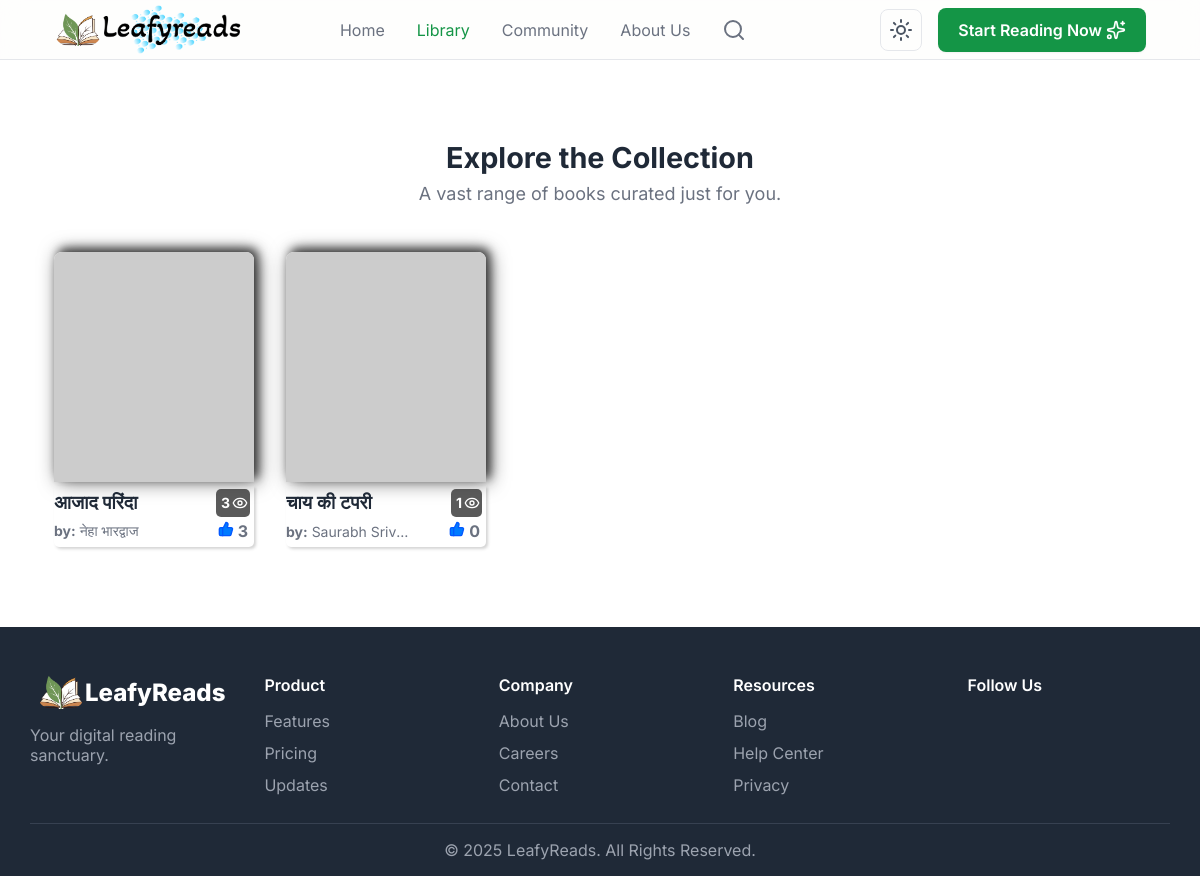
/book/library/, run on an earlier commit of the app's database.
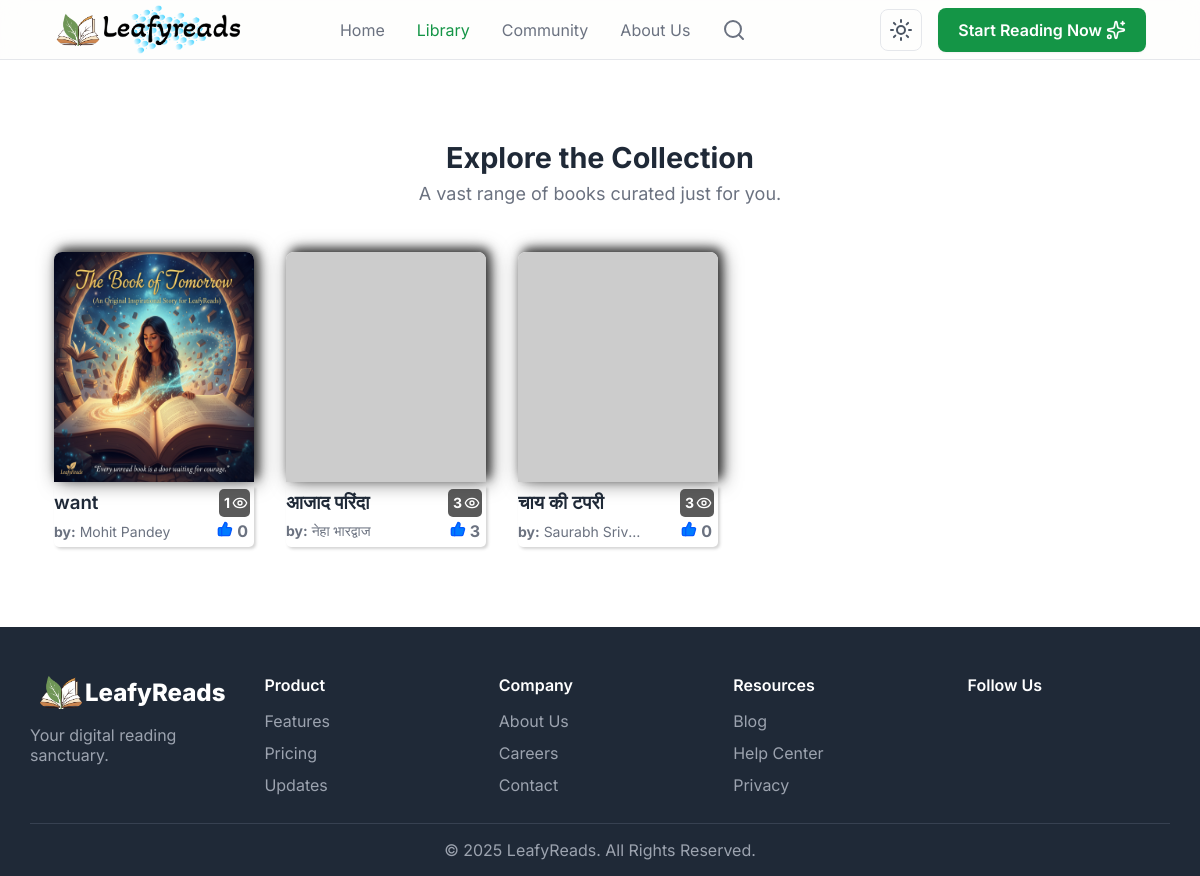
And on a later commit of the database.
### books/models.py (models this page shows, shortened)
class Book(models.Model):
    title = models.CharField(max_length=200, unique=True)
    slug = models.SlugField(unique=True)
    author = models.CharField(max_length=100)
    genre = models.ForeignKey(Genre, on_delete=models.SET_NULL, null=True, related_name='books')
    price = models.DecimalField(max_digits=8, decimal_places=2, blank=True, null=True)
    isbn = models.CharField(max_length=20, blank=True, null=True)
    cover_front = models.ImageField(upload_to=book_media_upload_path)
    pdf_file = models.FileField(upload_to=book_media_upload_path, blank=True, null=True)
    is_published = models.BooleanField(default=True)
    uploaded_at = models.DateTimeField(auto_now_add=True)
    updated_at = models.DateTimeField(auto_now=True)
    audio_file = models.FileField(upload_to='sounds/', null=True, blank=True)
    objects = BookQuerySet.as_manager()
    class Meta:
        ordering = ['-uploaded_at']
        indexes = [
            models.Index(fields=['slug']),           # Existing index
            models.Index(fields=['title']),          # Existing index
            models.Index(fields=['genre']),          # Added index for genre filtering
            models.Index(fields=['-uploaded_at']),   # Added index for ordering by uploaded_at
            GinIndex(fields=['title', 'author']),    # Added for PostgreSQL full-text search
        ]

### books/views.py (the view)
# urls.py: path('library/', views.library, name='library'),
def library(request):
    books_list = (
        Book.objects
        .with_related()
        .defer('pdf_file', 'audio_file', 'price', 'isbn', 'updated_at')
        .order_by('-uploaded_at')
        .annotate(likes_count=Count('likes'))
        .annotate(readby_count=Count('readbooks'))
    )
    paginator = Paginator(books_list, 30)
    books = paginator.get_page(request.GET.get('page'))
    return render(request, 'library.html', {'books': books, 'title': "Library"})

### books/models.py (called while the page is built)
    def with_related(self):
        return self.select_related('genre', 'genre__category', 'content')

### books/templates/library.html (shortened to what this page needs)
{% extends 'base.html' %}
{% load static %}
{% block css %}
  <link rel="stylesheet" href="{% static 'css/library.css' %}" />
{% endblock %}
{% block body %}
  <section class="bg-white">
    <div class="container">
        {% if search and not books%}
        <div class="fallback-modern">
          <div class="fallback-card">
            <img class="fallback-icon" src="https://cdn-icons-png.flaticon.com/512/4076/4076549.png" loading="lazy" alt="No books" />
            <h2>Oops! No books here yet...</h2>
            <p>Hmm... Looks like we couldn’t find anything for <strong>"{{ search }}"</strong> search results:(</p>
            <a href="{% url 'library' %}" class="fallback-link">Explore Library</a>
          </div>
        </div>
      {% else %}
        <div class="section-header">
          {% if search %}
          <h2 style="font-size: 1.8rem;">Search results for <u>{{search}}</u></h2>
          {% else %}
          {% if title == "Your Wishlist" %}
          <h2 style="font-size: 1.8rem;">Your Saved Books</h2>
          <p>Read anytime, anywhere.</p>
          {% else %}
          <h2 style="font-size: 1.8rem;">Explore the Collection {{category}}</h2>
          <p>A vast range of books curated just for you.</p>
          {% endif %}
          {% endif %}
        </div>
        <div class="books-grid">
          {% for book in books %}
            <div class="book-item" style="position: relative;">
              <a href="{% url 'book' book.slug %}">
                <img src="{{ book.cover_front.url }}" alt="Book Cover 1" loading="lazy" onerror="this.onerror=null;this.src='https://placehold.co/400x600/cccccc/ffffff?text=Image+Failed';" />
                <div style="box-shadow: 2px 2px 3px #3a3a3a38;border-radius: 0px 0px 5px 5px;">
              <div class="readby">
                <h3 class="truncate">{{ book.title }}</h3>
                <div class="views">
                  <h4>{{ book.readby_count }}</h4> <i style="width: 16px;" data-lucide="eye"></i>
                </div>
              </div>
               <div style="display: flex;justify-content: space-between;align-items: center;" class="truncate">
                <p><span style="font-weight: 700;">by:</span> {{ book.author }}</p>
                <div style="font-weight: 700;"><i style="height: 16px;fill: #007BFF;color: #0358ff;" data-lucide="thumbs-up"></i>{{ book.likes_count }}</div>
              </div>
            </div>
              </a>
            </div>
          {% endfor %}
        </div>
        {% endif %}
      </div>
  </section>
{% endblock %}

### home/templates/base.html (shortened to what this page needs)
<!DOCTYPE html>
<html lang="en">
  {% load static %}
  <head>
    <link rel="stylesheet" href="{% static 'css/home.css' %}" />
    <link rel="stylesheet" href="{% static 'css/searchnav.css' %}" />
    <link rel="stylesheet" href="{% static 'css/login.css' %}" />
    {% block css %}
    {% endblock %}
  </head>
  <body>
    {% include 'loader.html' %}
    <header class="header">
      <div class="container">
        <div class="header-content">
          <a href="/" class="logo">
            <img class="logo-icon" style="width: 48px; border-radius: 15px;" src="{% static 'images/logo1.png' %}" alt="" />
            <img class="logo-light" style="width: 140px; border-radius: 15px;" src="{% static 'images/leafylight.png' %}" alt="" />
          </a>
          <nav class="desktop-nav">
            <a href="/" class="{% if request.path == '/' %}active{% endif %}">Home</a>
            <a href="{% url 'library' %}" class="{% if request.path == '/book/library/' %}active{% endif %}">Library</a>
            <a href="{% url 'community' %}" class="{% if request.path == '/ourcommunity/' %}active{% endif %}">Community</a>
            <a href="{% url 'aboutUs' %}" class="{% if request.path == '/aboutus/' %}active{% endif %}">About Us</a>
            <form id="navSearch" class="nav-search-wrapper" action="{% url 'searchbooks' %}" method="get">
              <div id="navSearchBtn" class="nav-search-button" aria-label="Search">
                <i data-lucide="search"></i>
              </div>
            </form>
          </nav>
          <div class="header-actions">
            <button id="theme-toggle" aria-label="darklight" class="theme-toggle-btn"></button>
            {% if user.is_authenticated %}
              <div class="dropdown">
                <button id="dropdown-button" class="btn">Welcome {{ user.first_name }} <i data-lucide="arrow-big-down-dash"></i></button>
                <ul id="dropdown-menu" class="dropdown-menu hidden">
                   {% if user.is_staff %}
                    <a href="/admin-dashboard/">
                    <li class="dropdown-item">
                      <i data-lucide="shield-check"></i>
                      <span>Admin Pannel</span>
                    </li>
                    </a>
                    {% else %}
                    <a href="{% url 'profilepage' %}">
                      <li class="dropdown-item">
                        <i data-lucide="user-pen"></i>
                        <span>Profile</span>
                      </li>
                    </a>
                    <li class="dropdown-item">
                      <i data-lucide="gem"></i>
                      <span>Go Pro</span>
                    </li>
                    <li class="dropdown-item">
                      <i data-lucide="credit-card"></i>
                      <span>Billing & Plans</span>
                    </li>
                    <li class="dropdown-item">
                      <i data-lucide="circle-question-mark"></i>
                      <span>Get Help</span>
                    </li>
                  {% endif %}
                    <li class="separator"></li>
                    <a href="{% url 'logout' %}">
                      <li class="dropdown-item">
                        <i data-lucide="log-out"></i>
                        <span>Logout</span>
                      </li>
                    </a>
                </ul>
              </div>
            {% else %}
              <div style="display: flex;align-items: center;justify-content: center;gap: 4px;" id="startlogin" class="btn primary-btn"><span>Start Reading Now </span><i style="width: 20px;" data-lucide="sparkles"></i></div>
            {% endif %}
          </div>
        </div>
      </div>
    </header>
    {% block body %}
    {% endblock %}
    <footer class="footer">
      <div class="container footer-content">
        <div class="footer-grid">
          <div class="footer-about">
            <div class="logo" style="margin-bottom: 1rem;">
              <img style="width: 48px;border-radius: 15px;" src="{% static 'images/logo1.png' %}" alt="" />
              <span style="color: white">LeafyReads</span>
            </div>
            <p style="color: #9CA3AF;">Your digital reading sanctuary.</p>
          </div>
          <div>
            <h4>Product</h4>
            <ul>
              <li>
                <a href="#">Features</a>
              </li>
              <li>
                <a href="#">Pricing</a>
              </li>
              <li>
                <a href="#">Updates</a>
              </li>
            </ul>
          </div>
          <div>
            <h4>Company</h4>
            <ul>
              <li>
                <a href="#">About Us</a>
              </li>
              <li>
                <a href="#">Careers</a>
              </li>
              <li>
                <a href="#">Contact</a>
              </li>
            </ul>
          </div>
          <div>
            <h4>Resources</h4>
            <ul>
              <li>
                <a href="#">Blog</a>
              </li>
              <li>
                <a href="#">Help Center</a>
              </li>
              <li>
                <a href="#">Privacy</a>
              </li>
            </ul>
          </div>
          <div>
            <h4>Follow Us</h4>
          </div>
        </div>
        <div class="footer-copyright">&copy; 2025 LeafyReads. All Rights Reserved.</div>
      </div>
    </footer>
  </body>
</html>

### home/templates/loader.html (shortened to what this page needs)
{% load static %}
</head>
<body>
</body>
</html>

### home/templates/login.html (shortened to what this page needs)
{% load static %}
{% load socialaccount %}

### static/css/searchnav.css (style rules this page uses)
.nav-search-wrapper { position: relative; display: flex; align-items: center; justify-content: center; gap: 10px; transition: width 0.4s ease; overflow: hidden; width: 60px; }
.nav-search-button { background: none; border: none; cursor: pointer; color: #6b7280; display: flex; align-items: center; padding: 0; }
::placeholder { color: #aaa; }

### home/templates/base.html (style rules this page uses)
.desktop-nav a.active { color: #149546 !important; }

What changed in the data, as far as the page shows it:
added Book: cover_front (picture), title "want", readby_count "1", author "Mohit Pandey", likes_count "0"
computed for Book "चाय की टपरी": readby_count "1" → "3"
